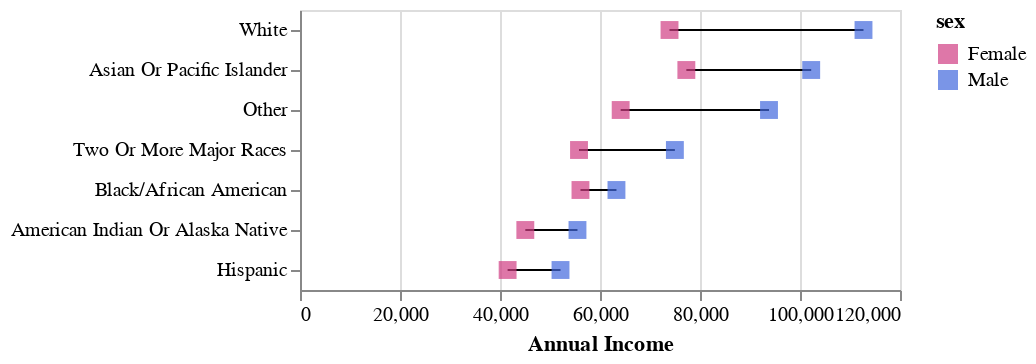

Notebook code cell kept with this figure:
### Markdown cell above
### Mean

### Code cell
# Create points for every mean value

mean_avg_by_race_23_point = alt.Chart(quants_avg_by_race_23_all).mark_point(
    
    filled=True, size =80, shape = 'square').encode(
        y=alt.Y("race_ethnc_gen:N", sort=race_order),
        x=alt.X("avg:Q", title="Annual Income"),
        color = alt.Color("sex:N").scale(
            domain=['Female', 'Male'],
            range=[color_fem, color_male]
        ),
          tooltip= [
      { "field": "sex", "type": "nominal", "title": "Sex" },
      { "field": "race_ethnc_gen", "type": "nominal", "title": "Race/Ethnicity" },
      { "field": "p25", "type": "quantitative", "title": "25th Percentile Annual Income", "format": "$,.0f" },
      { "field": "avg", "type": "quantitative", "title": "Average Annual Income", "format": "$,.0f" },
      { "field": "p75", "type": "quantitative", "title": "75th Percentile Annual Income", "format": "$,.0f" },
    ]
    )
    
# Experiment with line

mean_avg_by_race_23_line = alt.Chart(quants_avg_by_race_23_all).mark_rule().encode(
    y=alt.Y("race_ethnc_gen:N", title=None, sort=race_order),
    x="min(avg)",
    x2="max(avg)",
) #+ mean_avg_by_race_23_point 

mean_avg_by_race_23 = mean_avg_by_race_23_line + mean_avg_by_race_23_point

mean_avg_by_race_23

### Figure 1 — Vega-Lite specification as saved in the notebook (floating-point values rounded to 4 significant figures)
{"config": {"view": {"continuousWidth": 300, "continuousHeight": 300}}, "layer": [{"mark": {"type": "rule"}, "encoding": {"x": {"aggregate": "min", "field": "avg", "type": "quantitative"}, "x2": {"aggregate": "max", "field": "avg"}, "y": {"field": "race_ethnc_gen", "sort": ["White", "Asian Or Pacific Islander", "Other", "Two Or More Major Races", "Black/African American", "American Indian Or Alaska Native", "Hispanic"], "title": null, "type": "nominal"}}}, {"mark": {"type": "point", "filled": true, "shape": "square", "size": 80}, "encoding": {"color": {"field": "sex", "scale": {"domain": ["Female", "Male"], "range": ["#D03E84", "#4269DD"]}, "type": "nominal"}, "tooltip": [{"field": "sex", "title": "Sex", "type": "nominal"}, {"field": "race_ethnc_gen", "title": "Race/Ethnicity", "type": "nominal"}, {"field": "p25", "format": "$,.0f", "title": "25th Percentile Annual Income", "type": "quantitative"}, {"field": "avg", "format": "$,.0f", "title": "Average Annual Income", "type": "quantitative"}, {"field": "p75", "format": "$,.0f", "title": "75th Percentile Annual Income", "type": "quantitative"}], "x": {"field": "avg", "title": "Annual Income", "type": "quantitative"}, "y": {"field": "race_ethnc_gen", "sort": ["White", "Asian Or Pacific Islander", "Other", "Two Or More Major Races", "Black/African American", "American Indian Or Alaska Native", "Hispanic"], "type": "nominal"}}}], "data": {"name": "data-70f23bc0859b6b29f58dab95ff866e4a"}, "$schema": "https://vega.github.io/schema/vega-lite/v6.1.0.json", "datasets": {"data-70f23bc0859b6b29f58dab95ff866e4a": [{"race_ethnc_gen": "American Indian Or Alaska Native", "sex": "Female", "avg": 45060.0, "p25": 18000.0, "p75": 60000.0}, {"race_ethnc_gen": "Hispanic", "sex": "Male", "avg": 52100.0, "p25": 25000.0, "p75": 65000.0}, {"race_ethnc_gen": "Asian Or Pacific Islander", "sex": "Male", "avg": 102200.0, "p25": 35000.0, "p75": 134000.0}, {"race_ethnc_gen": "Black/African American", "sex": "Female", "avg": 56090.0, "p25": 22000.0, "p75": 74000.0}, {"race_ethnc_gen": "Hispanic", "sex": "Female", "avg": 41520.0, "p25": 19200.0, "p75": 50000.0}, {"race_ethnc_gen": "American Indian Or Alaska Native", "sex": "Male", "avg": 55500.0, "p25": 25000.0, "p75": 70000.0}, {"race_ethnc_gen": "Black/African American", "sex": "Male", "avg": 63290.0, "p25": 25000.0, "p75": 80000.0}, {"race_ethnc_gen": "Other", "sex": "Female", "avg": 64130.0, "p25": 22900.0, "p75": 82000.0}, {"race_ethnc_gen": "White", "sex": "Male", "avg": 112700.0, "p25": 40000.0, "p75": 138000.0}, {"race_ethnc_gen": "Two Or More Major Races", "sex": "Male", "avg": 74980.0, "p25": 28000.0, "p75": 90000.0}, {"race_ethnc_gen": "White", "sex": "Female", "avg": 73900.0, "p25": 26400.0, "p75": 94000.0}, {"race_ethnc_gen": "Two Or More Major Races", "sex": "Female", "avg": 55800.0, "p25": 20000.0, "p75": 70000.0}, {"race_ethnc_gen": "Asian Or Pacific Islander", "sex": "Female", "avg": 77270.0, "p25": 25000.0, "p75": 100000.0}, {"race_ethnc_gen": "Other", "sex": "Male", "avg": 93800.0, "p25": 33800.0, "p75": 106000.0}]}}
